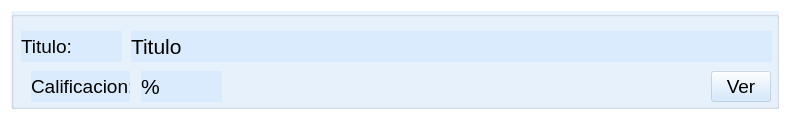
<?xml version="1.0" encoding="UTF-8"?>
<ui version="4.0">
 <class>NotasWidget</class>
 <widget class="QWidget" name="NotasWidget">
  <property name="geometry">
   <rect>
    <x>0</x>
    <y>0</y>
    <width>790</width>
    <height>120</height>
   </rect>
  </property>
  <property name="minimumSize">
   <size>
    <width>790</width>
    <height>120</height>
   </size>
  </property>
  <property name="maximumSize">
   <size>
    <width>790</width>
    <height>120</height>
   </size>
  </property>
  <property name="windowTitle">
   <string>Form</string>
  </property>
  <property name="styleSheet">
   <string notr="true">background-color: rgb(255, 255, 255);</string>
  </property>
  <layout class="QGridLayout" name="gridLayout">
   <item row="0" column="0">
    <widget class="QGroupBox" name="groupBox">
     <property name="styleSheet">
      <string notr="true">background-color: rgba(199, 227, 255, 100);</string>
     </property>
     <property name="title">
      <string/>
     </property>
     <widget class="QLabel" name="califLB">
      <property name="geometry">
       <rect>
        <x>20</x>
        <y>60</y>
        <width>99</width>
        <height>31</height>
       </rect>
      </property>
      <property name="font">
       <font>
        <pointsize>14</pointsize>
       </font>
      </property>
      <property name="text">
       <string>Calificacion:</string>
      </property>
     </widget>
     <widget class="QLabel" name="califEditLB">
      <property name="geometry">
       <rect>
        <x>130</x>
        <y>60</y>
        <width>81</width>
        <height>31</height>
       </rect>
      </property>
      <property name="font">
       <font>
        <pointsize>16</pointsize>
       </font>
      </property>
      <property name="text">
       <string>%</string>
      </property>
     </widget>
     <widget class="QPushButton" name="verPB">
      <property name="geometry">
       <rect>
        <x>700</x>
        <y>60</y>
        <width>60</width>
        <height>31</height>
       </rect>
      </property>
      <property name="maximumSize">
       <size>
        <width>60</width>
        <height>16777215</height>
       </size>
      </property>
      <property name="font">
       <font>
        <pointsize>14</pointsize>
       </font>
      </property>
      <property name="text">
       <string>Ver</string>
      </property>
     </widget>
     <widget class="QLabel" name="tituloLB">
      <property name="geometry">
       <rect>
        <x>10</x>
        <y>20</y>
        <width>101</width>
        <height>31</height>
       </rect>
      </property>
      <property name="font">
       <font>
        <pointsize>14</pointsize>
       </font>
      </property>
      <property name="text">
       <string>Titulo:</string>
      </property>
     </widget>
     <widget class="QLabel" name="tituloEditLB">
      <property name="geometry">
       <rect>
        <x>120</x>
        <y>20</y>
        <width>641</width>
        <height>31</height>
       </rect>
      </property>
      <property name="font">
       <font>
        <pointsize>16</pointsize>
       </font>
      </property>
      <property name="text">
       <string>Titulo</string>
      </property>
     </widget>
    </widget>
   </item>
  </layout>
 </widget>
 <resources/>
 <connections/>
</ui>
